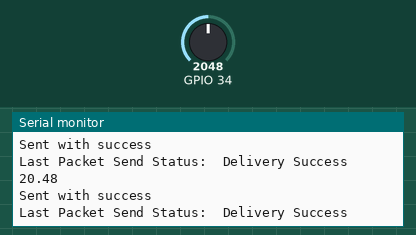
Recording of a sketch running on a simulated ESP32. On the bench: the last lines printed to the serial monitor. The test bench sets the inputs (shaded band); at power-on: GPIO 34 = 2048. A WiFi scan finds three made-up networks.

Above: at 3.2 s.
3.3 s: GPIO 34 set to 2866
At 4.3 s:
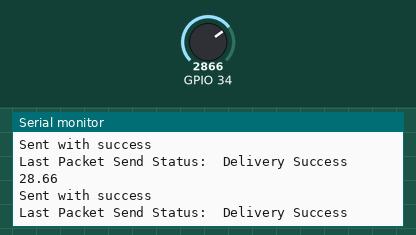
4.8 s: GPIO 34 set to 3603
At 5.8 s:
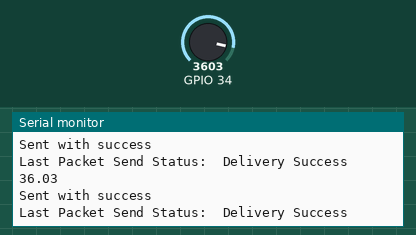
Timing chart, 0 to 7.8 s (numbered marks = the images above; inputs shaded):
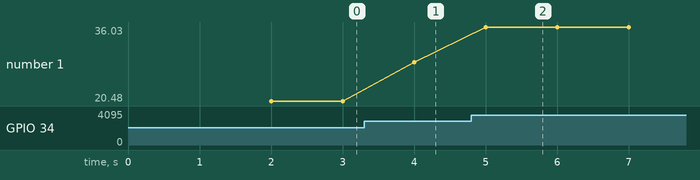

Measured:
- after the input at 3.3 s, the serial monitor: prints a new line after 0.70 s (image 1)
- after the input at 4.8 s, the serial monitor: prints a new line after 0.20 s (image 2)
- plotted number 1: 20.48 → 28.66 after the input at 3.3 s, 28.66 → 36.03 after the input at 4.8 s

The sketch:

CO_sensor4.ino
```cpp
#include <esp_now.h>
#include <esp_wifi.h>
#include <WiFi.h>

// Set the Board ID
#define BOARD_ID 1

// MAC Address of the receiver
uint8_t broadcastAddress[] = {0xE0, 0x5A, 0x1B, 0x5F, 0x5D, 0x40};

// Structure used to send data
typedef struct struct_message
{
  int id;
  float co;
  float max_co;
  unsigned int readingId;
} struct_message;

// Create a struct_message called myData
struct_message myData;

unsigned long previousMillis = 0;   // Stores last time temperature was published
const long interval = 1000;        // Interval at which to publish sensor readings

unsigned int readingId = 0;
float max_co = 0;

// My SSID
constexpr char WIFI_SSID[] = "SM-G950UBA3";

int32_t getWiFiChannel(const char *ssid)
{
  if (int32_t n = WiFi.scanNetworks()) {
      for (uint8_t i=0; i<n; i++) {
          if (!strcmp(ssid, WiFi.SSID(i).c_str())) {
              return WiFi.channel(i);
          }
      }
  }
  return 0;
}

// callback when data is sent
void OnDataSent(const uint8_t *mac_addr, esp_now_send_status_t status)
{
  Serial.print("\r\nLast Packet Send Status:\t");
  Serial.println(status == ESP_NOW_SEND_SUCCESS ? "Delivery Success" : "Delivery Fail");
}

void setup()
{
  Serial.begin(115200); // Set serial baud rate to 115200 bps

  Serial.println("Started");
  Serial.print("");

  // Set device as a Wi-Fi Station and set channel
  WiFi.mode(WIFI_STA);

  int32_t channel = getWiFiChannel(WIFI_SSID);

  WiFi.printDiag(Serial); // Uncomment to verify channel number before
  esp_wifi_set_promiscuous(true);
  esp_wifi_set_channel(channel, WIFI_SECOND_CHAN_NONE);
  esp_wifi_set_promiscuous(false);

  // Init ESP-NOW
  if (esp_now_init() != ESP_OK)
  {
    Serial.println("Error initializing ESP-NOW");
    return;
  }

  // Once ESPNow is successfully Init, we will register for Send CB to get the status of Trasnmitted packet
  esp_now_register_send_cb(OnDataSent);

  // Register peer
  esp_now_peer_info_t peerInfo = {};
  memcpy(peerInfo.peer_addr, broadcastAddress, 6);
  peerInfo.encrypt = false;

  // Add peer
  if (esp_now_add_peer(&peerInfo) != ESP_OK)
  {
    Serial.println("Failed to add peer");
    return;
  }
}

void loop()
{
  unsigned long currentMillis = millis();
  if (currentMillis - previousMillis >= interval)
  {
    // Save the last time a new reading was published
    previousMillis = currentMillis;
    //Set values to send
    // Set values to send
    myData.id = BOARD_ID;

    // THIS IS THE ONLY THING THAT NEEDS TO BE CHANGED
    myData.co = float(analogRead(34)) / 100;
    //

    if (myData.max_co < myData.co)
    {
      myData.max_co = myData.co;
    }

    myData.readingId = readingId++;
    Serial.println(myData.co);// Print the value of CO to serial port for verification

    // Send message via ESP-NOW
    esp_err_t result = esp_now_send(broadcastAddress, (uint8_t *) &myData, sizeof(myData));
    if (result == ESP_OK)
    {
      Serial.println("Sent with success");
    }
    else
    {
      Serial.println("Error sending the data");
    }
  }
}
```
